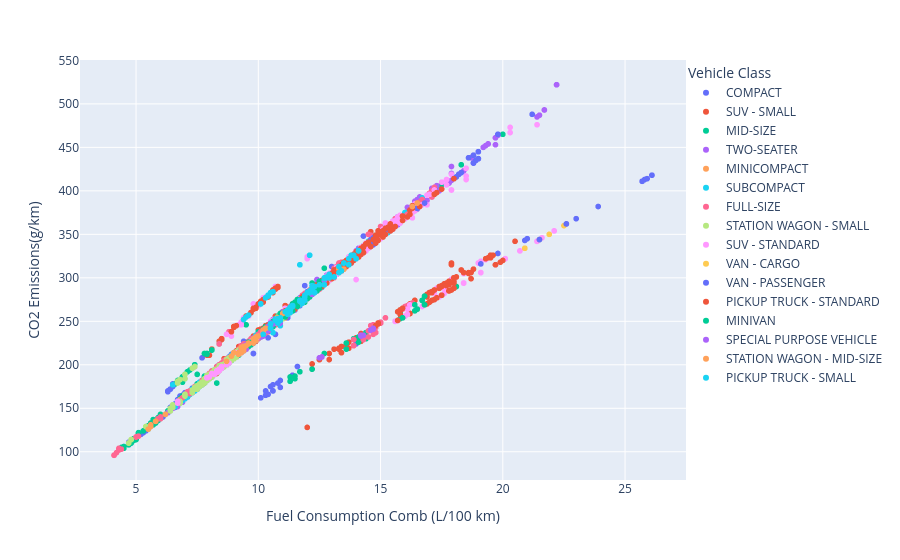

This figure's notebook cell:
### Code cell
fig = px.scatter(
    data_frame=df_co2,
    x='Fuel Consumption Comb (L/100 km)',
    y='CO2 Emissions(g/km)',
    color='Vehicle Class'
)
fig.update_layout(legend_x=1.0, legend_y=1.0)
fig.show()

### Figure 1 — Plotly figure (JSON) as saved in the notebook; plotly's stock layout.template omitted (floating-point values rounded to 4 significant figures; data arrays with more than 128 entries replaced by an {"elided": "..."} marker saying what was removed)
{"data": [{"hovertemplate": "Vehicle Class=COMPACT<br>Fuel Consumption Comb (L/100 km)=%{x}<br>CO2 Emissions(g/km)=%{y}<extra></extra>", "legendgroup": "COMPACT", "marker": {"color": "#636efa", "symbol": "circle"}, "mode": "markers", "name": "COMPACT", "showlegend": true, "type": "scattergl", "x": {"elided": "1022 float values"}, "xaxis": "x", "y": {"elided": "1022 int values"}, "yaxis": "y"}, {"hovertemplate": "Vehicle Class=SUV - SMALL<br>Fuel Consumption Comb (L/100 km)=%{x}<br>CO2 Emissions(g/km)=%{y}<extra></extra>", "legendgroup": "SUV - SMALL", "marker": {"color": "#EF553B", "symbol": "circle"}, "mode": "markers", "name": "SUV - SMALL", "showlegend": true, "type": "scattergl", "x": {"elided": "1217 float values"}, "xaxis": "x", "y": {"elided": "1217 int values"}, "yaxis": "y"}, {"hovertemplate": "Vehicle Class=MID-SIZE<br>Fuel Consumption Comb (L/100 km)=%{x}<br>CO2 Emissions(g/km)=%{y}<extra></extra>", "legendgroup": "MID-SIZE", "marker": {"color": "#00cc96", "symbol": "circle"}, "mode": "markers", "name": "MID-SIZE", "showlegend": true, "type": "scattergl", "x": {"elided": "1133 float values"}, "xaxis": "x", "y": {"elided": "1133 int values"}, "yaxis": "y"}, {"hovertemplate": "Vehicle Class=TWO-SEATER<br>Fuel Consumption Comb (L/100 km)=%{x}<br>CO2 Emissions(g/km)=%{y}<extra></extra>", "legendgroup": "TWO-SEATER", "marker": {"color": "#ab63fa", "symbol": "circle"}, "mode": "markers", "name": "TWO-SEATER", "showlegend": true, "type": "scattergl", "x": {"elided": "460 float values"}, "xaxis": "x", "y": {"elided": "460 int values"}, "yaxis": "y"}, {"hovertemplate": "Vehicle Class=MINICOMPACT<br>Fuel Consumption Comb (L/100 km)=%{x}<br>CO2 Emissions(g/km)=%{y}<extra></extra>", "legendgroup": "MINICOMPACT", "marker": {"color": "#FFA15A", "symbol": "circle"}, "mode": "markers", "name": "MINICOMPACT", "showlegend": true, "type": "scattergl", "x": {"elided": "326 float values"}, "xaxis": "x", "y": {"elided": "326 int values"}, "yaxis": "y"}, {"hovertemplate": "Vehicle Class=SUBCOMPACT<br>Fuel Consumption Comb (L/100 km)=%{x}<br>CO2 Emissions(g/km)=%{y}<extra></extra>", "legendgroup": "SUBCOMPACT", "marker": {"color": "#19d3f3", "symbol": "circle"}, "mode": "markers", "name": "SUBCOMPACT", "showlegend": true, "type": "scattergl", "x": {"elided": "606 float values"}, "xaxis": "x", "y": {"elided": "606 int values"}, "yaxis": "y"}, {"hovertemplate": "Vehicle Class=FULL-SIZE<br>Fuel Consumption Comb (L/100 km)=%{x}<br>CO2 Emissions(g/km)=%{y}<extra></extra>", "legendgroup": "FULL-SIZE", "marker": {"color": "#FF6692", "symbol": "circle"}, "mode": "markers", "name": "FULL-SIZE", "showlegend": true, "type": "scattergl", "x": {"elided": "639 float values"}, "xaxis": "x", "y": {"elided": "639 int values"}, "yaxis": "y"}, {"hovertemplate": "Vehicle Class=STATION WAGON - SMALL<br>Fuel Consumption Comb (L/100 km)=%{x}<br>CO2 Emissions(g/km)=%{y}<extra></extra>", "legendgroup": "STATION WAGON - SMALL", "marker": {"color": "#B6E880", "symbol": "circle"}, "mode": "markers", "name": "STATION WAGON - SMALL", "showlegend": true, "type": "scattergl", "x": {"elided": "252 float values"}, "xaxis": "x", "y": {"elided": "252 int values"}, "yaxis": "y"}, {"hovertemplate": "Vehicle Class=SUV - STANDARD<br>Fuel Consumption Comb (L/100 km)=%{x}<br>CO2 Emissions(g/km)=%{y}<extra></extra>", "legendgroup": "SUV - STANDARD", "marker": {"color": "#FF97FF", "symbol": "circle"}, "mode": "markers", "name": "SUV - STANDARD", "showlegend": true, "type": "scattergl", "x": {"elided": "735 float values"}, "xaxis": "x", "y": {"elided": "735 int values"}, "yaxis": "y"}, {"hovertemplate": "Vehicle Class=VAN - CARGO<br>Fuel Consumption Comb (L/100 km)=%{x}<br>CO2 Emissions(g/km)=%{y}<extra></extra>", "legendgroup": "VAN - CARGO", "marker": {"color": "#FECB52", "symbol": "circle"}, "mode": "markers", "name": "VAN - CARGO", "showlegend": true, "type": "scattergl", "x": [15.1, 15.9, 20.9, 16.5, 21.5, 16.5, 21.5, 16.5, 22.6, 16.2, 21.9, 17.2, 22.5, 15.1, 15.9, 20.9, 16.5, 21.5, 16.5, 21.5, 16.5, 22.6], "xaxis": "x", "y": [347, 366, 334, 380, 344, 380, 344, 380, 362, 373, 350, 396, 360, 347, 366, 334, 380, 344, 380, 344, 380, 362], "yaxis": "y"}, {"hovertemplate": "Vehicle Class=VAN - PASSENGER<br>Fuel Consumption Comb (L/100 km)=%{x}<br>CO2 Emissions(g/km)=%{y}<extra></extra>", "legendgroup": "VAN - PASSENGER", "marker": {"color": "#636efa", "symbol": "circle"}, "mode": "markers", "name": "VAN - PASSENGER", "showlegend": true, "type": "scattergl", "x": [16.5, 21.5, 16.5, 22.6, 18.0, 18.8, 25.7, 18.2, 18.9, 25.8, 16.8, 23.0, 21.2, 18.3, 23.9, 16.5, 21.5, 16.5, 22.6, 18.0, 18.8, 25.7, 18.2, 18.9, 25.8, 18.0, 18.8, 18.8, 25.9, 18.1, 19.0, 19.0, 26.1, 14.7, 14.8, 19.7, 18.0, 18.8, 18.8, 25.9, 18.1, 19.0, 19.0, 26.1, 18.8, 19.8, 14.6, 15.2, 21.0, 18.8, 19.8, 18.6, 19.0, 14.6, 15.1, 20.9, 18.6, 19.0, 14.7, 15.1, 14.7, 15.2, 14.5, 19.1, 15.0, 19.8], "xaxis": "x", "y": [380, 344, 380, 362, 414, 432, 411, 419, 435, 413, 386, 368, 488, 421, 382, 380, 344, 380, 362, 414, 432, 411, 419, 435, 413, 414, 432, 432, 414, 416, 437, 437, 418, 338, 340, 315, 414, 432, 432, 414, 416, 437, 437, 418, 441, 465, 342, 356, 345, 441, 465, 438, 445, 344, 354, 343, 438, 445, 345, 354, 346, 355, 340, 316, 352, 328], "yaxis": "y"}, {"hovertemplate": "Vehicle Class=PICKUP TRUCK - STANDARD<br>Fuel Consumption Comb (L/100 km)=%{x}<br>CO2 Emissions(g/km)=%{y}<extra></extra>", "legendgroup": "PICKUP TRUCK - STANDARD", "marker": {"color": "#EF553B", "symbol": "circle"}, "mode": "markers", "name": "PICKUP TRUCK - STANDARD", "showlegend": true, "type": "scattergl", "x": {"elided": "538 float values"}, "xaxis": "x", "y": {"elided": "538 int values"}, "yaxis": "y"}, {"hovertemplate": "Vehicle Class=MINIVAN<br>Fuel Consumption Comb (L/100 km)=%{x}<br>CO2 Emissions(g/km)=%{y}<extra></extra>", "legendgroup": "MINIVAN", "marker": {"color": "#00cc96", "symbol": "circle"}, "mode": "markers", "name": "MINIVAN", "showlegend": true, "type": "scattergl", "x": [12.0, 16.8, 11.8, 16.5, 10.6, 12.0, 9.7, 9.8, 11.1, 11.4, 15.9, 11.3, 12.4, 12.1, 12.0, 16.8, 11.8, 16.4, 10.6, 11.6, 11.4, 12.5, 9.6, 9.8, 10.5, 11.4, 15.9, 11.4, 12.5, 12.0, 16.8, 11.8, 16.4, 10.6, 11.6, 11.4, 12.5, 9.7, 9.8, 11.4, 12.5, 10.9, 10.6, 11.8, 16.7, 10.7, 11.6, 11.4, 12.5, 9.6, 9.8, 10.9, 11.7, 10.9, 10.6, 11.8, 16.7, 10.7, 10.6, 11.6, 11.4, 12.5, 10.9, 11.7, 10.9, 10.6, 11.8, 16.7, 10.7, 10.6, 11.5, 10.8, 11.7, 10.6, 10.6, 11.8, 10.6, 11.5, 11.0, 11.7], "xaxis": "x", "y": [276, 269, 271, 264, 244, 276, 223, 225, 255, 262, 254, 260, 285, 278, 276, 269, 271, 262, 244, 267, 262, 288, 221, 225, 242, 262, 254, 262, 288, 282, 279, 276, 269, 250, 275, 269, 296, 226, 229, 267, 290, 257, 249, 276, 274, 251, 275, 269, 296, 226, 230, 255, 274, 259, 249, 276, 274, 252, 247, 275, 269, 296, 256, 274, 259, 249, 276, 274, 252, 247, 272, 254, 274, 249, 249, 276, 248, 271, 259, 274], "yaxis": "y"}, {"hovertemplate": "Vehicle Class=SPECIAL PURPOSE VEHICLE<br>Fuel Consumption Comb (L/100 km)=%{x}<br>CO2 Emissions(g/km)=%{y}<extra></extra>", "legendgroup": "SPECIAL PURPOSE VEHICLE", "marker": {"color": "#ab63fa", "symbol": "circle"}, "mode": "markers", "name": "SPECIAL PURPOSE VEHICLE", "showlegend": true, "type": "scattergl", "x": [9.5, 9.9, 10.1, 10.4, 10.2, 12.2, 9.3, 9.4, 9.4, 9.9, 10.2, 10.4, 10.1, 12.2, 9.4, 9.8, 9.4, 9.5, 10.4, 10.4, 14.2, 10.7, 10.7, 14.6, 10.7, 10.7, 14.6, 11.4, 12.7, 10.2, 10.9, 9.4, 9.8, 9.4, 10.4, 14.2, 10.8, 14.7, 12.7, 10.2, 10.5, 9.4, 9.9, 9.3, 10.4, 14.3, 10.7, 14.7, 12.7, 10.7, 11.4, 9.3, 9.9, 9.3, 9.3, 12.6, 10.6, 9.2, 9.2, 12.5, 10.7, 12.7, 10.7, 10.5, 11.4, 9.3, 9.9, 9.3, 12.6, 9.3, 10.6, 9.2, 9.2, 12.5, 10.7, 9.3, 9.9], "xaxis": "x", "y": [218, 228, 232, 239, 235, 281, 214, 216, 216, 228, 235, 239, 232, 281, 216, 225, 220, 223, 243, 243, 233, 252, 252, 240, 252, 252, 240, 268, 298, 233, 248, 220, 231, 220, 244, 234, 253, 242, 298, 240, 248, 220, 232, 218, 244, 234, 251, 241, 298, 251, 268, 218, 232, 219, 219, 209, 247, 214, 214, 208, 251, 297, 251, 248, 268, 218, 232, 219, 209, 219, 247, 214, 214, 208, 251, 218, 232], "yaxis": "y"}, {"hovertemplate": "Vehicle Class=STATION WAGON - MID-SIZE<br>Fuel Consumption Comb (L/100 km)=%{x}<br>CO2 Emissions(g/km)=%{y}<extra></extra>", "legendgroup": "STATION WAGON - MID-SIZE", "marker": {"color": "#FFA15A", "symbol": "circle"}, "mode": "markers", "name": "STATION WAGON - MID-SIZE", "showlegend": true, "type": "scattergl", "x": [9.2, 9.3, 10.5, 13.5, 13.5, 5.5, 9.3, 9.3, 10.8, 13.3, 9.4, 9.8, 9.9, 5.6, 9.0, 9.3, 13.3, 10.8, 9.8, 9.9, 5.6, 8.9, 11.0, 9.8, 9.9, 5.8, 8.7, 9.4, 9.4, 13.3, 9.6, 9.5, 11.1, 9.8, 9.9, 5.8, 9.3, 9.2, 9.6, 10.2, 12.7, 9.6, 10.8, 10.2, 10.3, 16.3, 9.4, 10.0, 12.7, 10.2, 10.3, 16.5, 16.5], "xaxis": "x", "y": [212, 214, 242, 310, 310, 126, 214, 214, 248, 306, 216, 225, 228, 129, 214, 220, 310, 253, 230, 232, 131, 210, 259, 230, 232, 135, 204, 219, 221, 312, 225, 222, 261, 230, 232, 135, 216, 214, 224, 239, 299, 225, 254, 240, 242, 382, 219, 233, 299, 240, 242, 386, 386], "yaxis": "y"}, {"hovertemplate": "Vehicle Class=PICKUP TRUCK - SMALL<br>Fuel Consumption Comb (L/100 km)=%{x}<br>CO2 Emissions(g/km)=%{y}<extra></extra>", "legendgroup": "PICKUP TRUCK - SMALL", "marker": {"color": "#19d3f3", "symbol": "circle"}, "mode": "markers", "name": "PICKUP TRUCK - SMALL", "showlegend": true, "type": "scattergl", "x": {"elided": "159 float values"}, "xaxis": "x", "y": {"elided": "159 int values"}, "yaxis": "y"}], "layout": {"legend": {"title": {"text": "Vehicle Class"}, "tracegroupgap": 0, "x": 1, "y": 1}, "margin": {"t": 60}, "xaxis": {"anchor": "y", "domain": [0, 1], "title": {"text": "Fuel Consumption Comb (L/100 km)"}}, "yaxis": {"anchor": "x", "domain": [0, 1], "title": {"text": "CO2 Emissions(g/km)"}}}}
